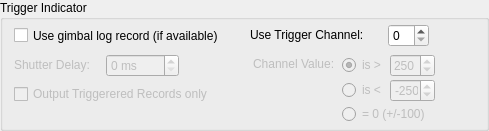
       <widget class="QGroupBox" name="groupBox_trigger">
        <property name="sizePolicy">
         <sizepolicy hsizetype="Preferred" vsizetype="Fixed">
          <horstretch>0</horstretch>
          <verstretch>0</verstretch>
         </sizepolicy>
        </property>
        <property name="whatsThis">
         <string>&lt;html&gt;&lt;head/&gt;&lt;body&gt;&lt;p&gt;&lt;span style=&quot; font-size:9pt; font-weight:600; color:#00007f;&quot;&gt;Trigger Indicator&lt;/span&gt;&lt;/p&gt;&lt;p&gt;You can use a radio channel as a &amp;quot;trigger&amp;quot; mechanism, for example to indicate a flight mode or a camera being triggered. Also, in AQ firmware versions with gimbal triggering features (v6.7 b1378 and later), the dedicated log field can be used (select &lt;span style=&quot; font-weight:600; font-style:italic;&quot;&gt;Use gimbal log record&lt;/span&gt; to trigger based on this log field). &lt;/p&gt;&lt;p&gt;The output depends on the export format selected:&lt;/p&gt;&lt;p&gt;- For flat files (&lt;span style=&quot; font-weight:600;&quot;&gt;TXT&lt;/span&gt;, &lt;span style=&quot; font-weight:600;&quot;&gt;CSV&lt;/span&gt;, &lt;span style=&quot; font-weight:600;&quot;&gt;TAB&lt;/span&gt;), a column will be included which contains the current trigger count, or a zero (0). A zero indicates that the trigger is not active.&lt;/p&gt;&lt;p&gt;- For &lt;span style=&quot; font-weight:600;&quot;&gt;GPX&lt;/span&gt; and &lt;span style=&quot; font-weight:600;&quot;&gt;KML&lt;/span&gt; export types, a special waypoint is created for every point in the track where the trigger is active. For example when viewing the output in Google Earth, each triggered waypoint will appear with a named marker (in KML format it will be uniquely colored to distinguish it from other waypoint types).&lt;/p&gt;&lt;p&gt;Specify a &lt;span style=&quot; font-weight:600; font-style:italic;&quot;&gt;Shutter Delay&lt;/span&gt; to attempt to pinpoint the actual time/location of a photo. This would be the typical time delay (in ms) between trigger activation and actual shutter opening of the camera used (eg. focus delay). Usually an active trigger will span multiple log records (since it is active for some amount of time), but if you specify a shutter delay here, then only one record out of each series will be marked as active.   &lt;span style=&quot; font-weight:600;&quot;&gt;Note&lt;/span&gt; that the &lt;span style=&quot; font-style:italic;&quot;&gt;Output Frequency&lt;/span&gt; export setting can affect accuracy (you will only get the next record after trigger activation is detected + the shutter delay has passed).&lt;/p&gt;&lt;p&gt;Select &lt;span style=&quot; font-weight:600; font-style:italic;&quot;&gt;Output Triggered Records Only&lt;/span&gt; to only include records where the trigger is active.&lt;/p&gt;&lt;p&gt;To detect triggering based on a radio channel, select the desired channel using &lt;span style=&quot; font-weight:600; font-style:italic;&quot;&gt;Trigger Channel&lt;/span&gt; and specify a value in &lt;span style=&quot; font-weight:600; font-style:italic;&quot;&gt;Channel Value&lt;/span&gt;. You have 3 options for the channel value: greater than a value (eg. a switch set to high), less than a value (eg. a switch set to low) and a value of zero with a buffer of +/-100 (meaning in the range -100 to +100, eg. to indicate a switch in middle position).&lt;/p&gt;&lt;p&gt;&lt;br/&gt;&lt;/p&gt;&lt;/body&gt;&lt;/html&gt;</string>
        </property>
        <property name="title">
         <string>Trigger Indicator</string>
        </property>
        <property name="alignment">
         <set>Qt::AlignLeading|Qt::AlignLeft|Qt::AlignTop</set>
        </property>
        <layout class="QVBoxLayout" name="verticalLayout_5">
         <property name="topMargin">
          <number>4</number>
         </property>
         <property name="bottomMargin">
          <number>4</number>
         </property>
         <item>
          <layout class="QHBoxLayout" name="horizontalLayout" stretch="1,2">
           <item>
            <layout class="QGridLayout" name="gridLayout_5">
             <property name="horizontalSpacing">
              <number>16</number>
             </property>
             <property name="verticalSpacing">
              <number>7</number>
             </property>
             <item row="0" column="5">
              <widget class="QSpinBox" name="spinBox_triggerChannel">
               <property name="enabled">
                <bool>true</bool>
               </property>
               <property name="sizePolicy">
                <sizepolicy hsizetype="Maximum" vsizetype="Maximum">
                 <horstretch>0</horstretch>
                 <verstretch>0</verstretch>
                </sizepolicy>
               </property>
               <property name="toolTip">
                <string>&lt;html&gt;&lt;head/&gt;&lt;body&gt;&lt;p&gt;Radio channel number  (enter zero to disable)&lt;/p&gt;&lt;/body&gt;&lt;/html&gt;</string>
               </property>
               <property name="alignment">
                <set>Qt::AlignLeading|Qt::AlignLeft|Qt::AlignVCenter</set>
               </property>
               <property name="minimum">
                <number>0</number>
               </property>
               <property name="maximum">
                <number>18</number>
               </property>
               <property name="value">
                <number>0</number>
               </property>
              </widget>
             </item>
             <item row="1" column="4" rowspan="2" colspan="2">
              <layout class="QGridLayout" name="gridLayout_trig" columnstretch="0,0,0,0">
               <property name="horizontalSpacing">
                <number>4</number>
               </property>
               <property name="verticalSpacing">
                <number>2</number>
               </property>
               <item row="2" column="3">
                <spacer name="horizontalSpacer_trig_1">
                 <property name="orientation">
                  <enum>Qt::Horizontal</enum>
                 </property>
                 <property name="sizeHint" stdset="0">
                  <size>
                   <width>40</width>
                   <height>20</height>
                  </size>
                 </property>
                </spacer>
               </item>
               <item row="2" column="1">
                <widget class="QRadioButton" name="radioButton_trigVal_opt02">
                 <property name="enabled">
                  <bool>false</bool>
                 </property>
                 <property name="sizePolicy">
                  <sizepolicy hsizetype="Minimum" vsizetype="Fixed">
                   <horstretch>0</horstretch>
                   <verstretch>0</verstretch>
                  </sizepolicy>
                 </property>
                 <property name="toolTip">
                  <string>&lt;html&gt;&lt;head/&gt;&lt;body&gt;&lt;p&gt;Channel should be less than this value&lt;/p&gt;&lt;/body&gt;&lt;/html&gt;</string>
                 </property>
                 <property name="text">
                  <string>is &lt;</string>
                 </property>
                 <attribute name="buttonGroup">
                  <string notr="true">buttonGroup_trigChanValues</string>
                 </attribute>
                </widget>
               </item>
               <item row="2" column="2">
                <widget class="QSpinBox" name="spinBox_trigVal_lt">
                 <property name="enabled">
                  <bool>false</bool>
                 </property>
                 <property name="sizePolicy">
                  <sizepolicy hsizetype="Fixed" vsizetype="Fixed">
                   <horstretch>0</horstretch>
                   <verstretch>0</verstretch>
                  </sizepolicy>
                 </property>
                 <property name="minimumSize">
                  <size>
                   <width>45</width>
                   <height>0</height>
                  </size>
                 </property>
                 <property name="toolTip">
                  <string>Negative channel value</string>
                 </property>
                 <property name="alignment">
                  <set>Qt::AlignRight|Qt::AlignTrailing|Qt::AlignVCenter</set>
                 </property>
                 <property name="prefix">
                  <string/>
                 </property>
                 <property name="minimum">
                  <number>-1500</number>
                 </property>
                 <property name="maximum">
                  <number>0</number>
                 </property>
                 <property name="singleStep">
                  <number>50</number>
                 </property>
                 <property name="value">
                  <number>-250</number>
                 </property>
                </widget>
               </item>
               <item row="1" column="2">
                <widget class="QSpinBox" name="spinBox_trigVal_gt">
                 <property name="enabled">
                  <bool>false</bool>
                 </property>
                 <property name="sizePolicy">
                  <sizepolicy hsizetype="Fixed" vsizetype="Fixed">
                   <horstretch>0</horstretch>
                   <verstretch>0</verstretch>
                  </sizepolicy>
                 </property>
                 <property name="minimumSize">
                  <size>
                   <width>45</width>
                   <height>0</height>
                  </size>
                 </property>
                 <property name="toolTip">
                  <string>Positive channel value</string>
                 </property>
                 <property name="alignment">
                  <set>Qt::AlignRight|Qt::AlignTrailing|Qt::AlignVCenter</set>
                 </property>
                 <property name="prefix">
                  <string/>
                 </property>
                 <property name="maximum">
                  <number>1500</number>
                 </property>
                 <property name="singleStep">
                  <number>50</number>
                 </property>
                 <property name="value">
                  <number>250</number>
                 </property>
                </widget>
               </item>
               <item row="1" column="1">
                <widget class="QRadioButton" name="radioButton_trigVal_opt01">
                 <property name="enabled">
                  <bool>false</bool>
                 </property>
                 <property name="toolTip">
                  <string>&lt;html&gt;&lt;head/&gt;&lt;body&gt;&lt;p&gt;Channel should be greater than this value&lt;/p&gt;&lt;/body&gt;&lt;/html&gt;</string>
                 </property>
                 <property name="text">
                  <string>is &gt;</string>
                 </property>
                 <property name="checked">
                  <bool>true</bool>
                 </property>
                 <attribute name="buttonGroup">
                  <string notr="true">buttonGroup_trigChanValues</string>
                 </attribute>
                </widget>
               </item>
               <item row="1" column="0" rowspan="4" alignment="Qt::AlignTop">
                <widget class="QLabel" name="label_trigChVal">
                 <property name="enabled">
                  <bool>false</bool>
                 </property>
                 <property name="sizePolicy">
                  <sizepolicy hsizetype="Fixed" vsizetype="Fixed">
                   <horstretch>0</horstretch>
                   <verstretch>0</verstretch>
                  </sizepolicy>
                 </property>
                 <property name="styleSheet">
                  <string notr="true">padding-bottom: 40px;</string>
                 </property>
                 <property name="text">
                  <string>Channel Value:</string>
                 </property>
                 <property name="alignment">
                  <set>Qt::AlignLeading|Qt::AlignLeft|Qt::AlignTop</set>
                 </property>
                </widget>
               </item>
               <item row="3" column="1" rowspan="2" colspan="2" alignment="Qt::AlignTop">
                <widget class="QRadioButton" name="radioButton_trigVal_opt03">
                 <property name="enabled">
                  <bool>false</bool>
                 </property>
                 <property name="toolTip">
                  <string>&lt;html&gt;&lt;head/&gt;&lt;body&gt;&lt;p&gt;Channel should equal zero, +/- 100&lt;/p&gt;&lt;/body&gt;&lt;/html&gt;</string>
                 </property>
                 <property name="text">
                  <string>= 0 (+/-100)</string>
                 </property>
                 <attribute name="buttonGroup">
                  <string notr="true">buttonGroup_trigChanValues</string>
                 </attribute>
                </widget>
               </item>
              </layout>
             </item>
             <item row="2" column="0" colspan="3" alignment="Qt::AlignTop">
              <widget class="QCheckBox" name="checkBox_triggerOnly">
               <property name="enabled">
                <bool>false</bool>
               </property>
               <property name="sizePolicy">
                <sizepolicy hsizetype="Minimum" vsizetype="Minimum">
                 <horstretch>0</horstretch>
                 <verstretch>0</verstretch>
                </sizepolicy>
               </property>
               <property name="text">
                <string>Output Triggerered Records only</string>
               </property>
              </widget>
             </item>
             <item row="0" column="0" colspan="3">
              <widget class="QCheckBox" name="checkBox_triggerUseGmblTrigger">
               <property name="enabled">
                <bool>true</bool>
               </property>
               <property name="sizePolicy">
                <sizepolicy hsizetype="Minimum" vsizetype="Minimum">
                 <horstretch>0</horstretch>
                 <verstretch>0</verstretch>
                </sizepolicy>
               </property>
               <property name="toolTip">
                <string>&lt;html&gt;&lt;head/&gt;&lt;body&gt;&lt;p&gt;Available in AQ firmware versions with gimbal triggering features (v6.7 b1378 and later).&lt;/p&gt;&lt;/body&gt;&lt;/html&gt;</string>
               </property>
               <property name="text">
                <string>Use gimbal log record (if available)</string>
               </property>
              </widget>
             </item>
             <item row="0" column="4">
              <widget class="QLabel" name="label_triggerChannel">
               <property name="sizePolicy">
                <sizepolicy hsizetype="Fixed" vsizetype="Fixed">
                 <horstretch>0</horstretch>
                 <verstretch>0</verstretch>
                </sizepolicy>
               </property>
               <property name="text">
                <string>Use Trigger Channel:</string>
               </property>
               <property name="alignment">
                <set>Qt::AlignLeading|Qt::AlignLeft|Qt::AlignTop</set>
               </property>
              </widget>
             </item>
             <item row="1" column="1" colspan="2">
              <widget class="QSpinBox" name="spinBox_triggerDelay">
               <property name="enabled">
                <bool>false</bool>
               </property>
               <property name="sizePolicy">
                <sizepolicy hsizetype="Maximum" vsizetype="Maximum">
                 <horstretch>0</horstretch>
                 <verstretch>0</verstretch>
                </sizepolicy>
               </property>
               <property name="toolTip">
                <string>&lt;html&gt;&lt;head/&gt;&lt;body&gt;&lt;p&gt;Typical time delay (in ms) between trigger activation and actual shutter opening (eg. focus delay). Using this option will attempt to pinpoint the actual time/location of a photo. &lt;/p&gt;&lt;/body&gt;&lt;/html&gt;</string>
               </property>
               <property name="alignment">
                <set>Qt::AlignLeading|Qt::AlignLeft|Qt::AlignVCenter</set>
               </property>
               <property name="suffix">
                <string notr="true"> ms</string>
               </property>
               <property name="minimum">
                <number>0</number>
               </property>
               <property name="maximum">
                <number>9999</number>
               </property>
               <property name="singleStep">
                <number>100</number>
               </property>
               <property name="value">
                <number>0</number>
               </property>
              </widget>
             </item>
             <item row="1" column="0">
              <widget class="QLabel" name="label_triggerDelay">
               <property name="enabled">
                <bool>false</bool>
               </property>
               <property name="sizePolicy">
                <sizepolicy hsizetype="Fixed" vsizetype="Fixed">
                 <horstretch>0</horstretch>
                 <verstretch>0</verstretch>
                </sizepolicy>
               </property>
               <property name="text">
                <string>Shutter Delay:</string>
               </property>
               <property name="alignment">
                <set>Qt::AlignLeading|Qt::AlignLeft|Qt::AlignTop</set>
               </property>
              </widget>
             </item>
             <item row="0" column="3" rowspan="3">
              <spacer name="horizontalSpacer_10">
               <property name="orientation">
                <enum>Qt::Horizontal</enum>
               </property>
               <property name="sizeType">
                <enum>QSizePolicy::Fixed</enum>
               </property>
               <property name="sizeHint" stdset="0">
                <size>
                 <width>10</width>
                 <height>20</height>
                </size>
               </property>
              </spacer>
             </item>
            </layout>
           </item>
           <item>
            <spacer name="horizontalSpacer_6">
             <property name="orientation">
              <enum>Qt::Horizontal</enum>
             </property>
             <property name="sizeHint" stdset="0">
              <size>
               <width>40</width>
               <height>20</height>
              </size>
             </property>
            </spacer>
           </item>
          </layout>
         </item>
        </layout>
       </widget>
